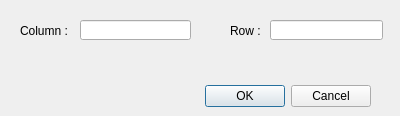
<?xml version="1.0" encoding="UTF-8"?>
<ui version="4.0">
 <class>MapSizeDialog</class>
 <widget class="QDialog" name="MapSizeDialog">
  <property name="geometry">
   <rect>
    <x>0</x>
    <y>0</y>
    <width>400</width>
    <height>116</height>
   </rect>
  </property>
  <property name="windowTitle">
   <string>Map Size</string>
  </property>
  <property name="windowIcon">
   <iconset resource="../Ressource/RessourceIcon.qrc">
    <normaloff>:/Assets/icon.png</normaloff>:/Assets/icon.png</iconset>
  </property>
  <widget class="QLabel" name="label_sizeY">
   <property name="geometry">
    <rect>
     <x>230</x>
     <y>20</y>
     <width>51</width>
     <height>21</height>
    </rect>
   </property>
   <property name="text">
    <string>Row :</string>
   </property>
  </widget>
  <widget class="QLineEdit" name="edittext_sizeX">
   <property name="geometry">
    <rect>
     <x>80</x>
     <y>20</y>
     <width>111</width>
     <height>20</height>
    </rect>
   </property>
   <property name="tabletTracking">
    <bool>true</bool>
   </property>
   <property name="focusPolicy">
    <enum>Qt::TabFocus</enum>
   </property>
  </widget>
  <widget class="QLineEdit" name="edittext_sizeY">
   <property name="geometry">
    <rect>
     <x>270</x>
     <y>20</y>
     <width>113</width>
     <height>20</height>
    </rect>
   </property>
   <property name="tabletTracking">
    <bool>true</bool>
   </property>
   <property name="focusPolicy">
    <enum>Qt::TabFocus</enum>
   </property>
   <property name="cursorPosition">
    <number>0</number>
   </property>
  </widget>
  <widget class="QLabel" name="label_sizeX">
   <property name="geometry">
    <rect>
     <x>20</x>
     <y>20</y>
     <width>51</width>
     <height>21</height>
    </rect>
   </property>
   <property name="text">
    <string>Column :</string>
   </property>
  </widget>
  <widget class="QDialogButtonBox" name="buttonBox_2">
   <property name="geometry">
    <rect>
     <x>30</x>
     <y>80</y>
     <width>341</width>
     <height>32</height>
    </rect>
   </property>
   <property name="minimumSize">
    <size>
     <width>341</width>
     <height>32</height>
    </size>
   </property>
   <property name="maximumSize">
    <size>
     <width>341</width>
     <height>32</height>
    </size>
   </property>
   <property name="tabletTracking">
    <bool>true</bool>
   </property>
   <property name="toolTip">
    <string notr="true"/>
   </property>
   <property name="orientation">
    <enum>Qt::Horizontal</enum>
   </property>
   <property name="standardButtons">
    <set>QDialogButtonBox::Cancel|QDialogButtonBox::Ok</set>
   </property>
  </widget>
  <zorder>label_sizeY</zorder>
  <zorder>edittext_sizeY</zorder>
  <zorder>label_sizeX</zorder>
  <zorder>buttonBox_2</zorder>
  <zorder>edittext_sizeX</zorder>
 </widget>
 <tabstops>
  <tabstop>edittext_sizeX</tabstop>
  <tabstop>edittext_sizeY</tabstop>
 </tabstops>
 <resources>
  <include location="../Ressource/RessourceIcon.qrc"/>
 </resources>
 <connections>
  <connection>
   <sender>buttonBox_2</sender>
   <signal>rejected()</signal>
   <receiver>MapSizeDialog</receiver>
   <slot>reject()</slot>
   <hints>
    <hint type="sourcelabel">
     <x>370</x>
     <y>95</y>
    </hint>
    <hint type="destinationlabel">
     <x>286</x>
     <y>274</y>
    </hint>
   </hints>
  </connection>
  <connection>
   <sender>buttonBox_2</sender>
   <signal>accepted()</signal>
   <receiver>MapSizeDialog</receiver>
   <slot>accept()</slot>
   <hints>
    <hint type="sourcelabel">
     <x>370</x>
     <y>95</y>
    </hint>
    <hint type="destinationlabel">
     <x>157</x>
     <y>274</y>
    </hint>
   </hints>
  </connection>
 </connections>
</ui>
